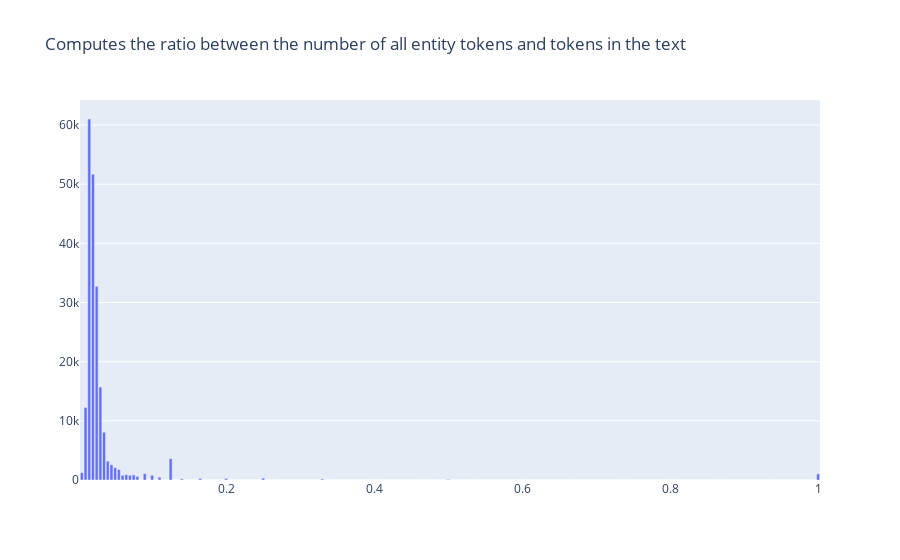

Notebook source saved alongside this figure:
### Code cell
from rubrix.metrics.token_classification import *

entity_density(name="conll2002_es", compute_for=Annotations).visualize()

### Figure 1 — Plotly figure (JSON) as saved in the notebook; plotly's stock layout.template omitted (floating-point values rounded to 4 significant figures; data arrays with more than 128 entries replaced by an {"elided": "..."} marker saying what was removed)
{"data": [{"type": "bar", "x": {"elided": "200 float values"}, "y": {"elided": "200 int values"}}], "layout": {"autosize": true, "title": {"text": "Computes the ratio between the number of all entity tokens and tokens in the text"}, "xaxis": {"autorange": true, "range": [0.0025, 1.002], "title": {"text": ""}, "type": "linear"}, "yaxis": {"autorange": true, "range": [0, 64250.0], "title": {"text": ""}, "type": "linear"}}}
